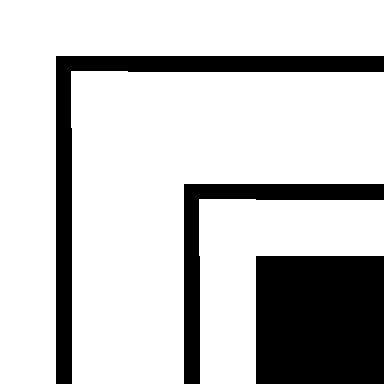

A 2D game scene composited from a Tiled map and its tileset images. What follows is a short description and the map's XML, with every tile layer's data as written:
An orthogonal 3x3 tile map with 128x128 px tiles, 1 tile layer (Tile Layer 1).

<map version="1.5" tiledversion="1.7.2" orientation="orthogonal" renderorder="right-down" width="3" height="3" tilewidth="128" tileheight="128" infinite="0" nextlayerid="2" nextobjectid="1">
 <tileset firstgid="1" name="g1" tilewidth="128" tileheight="128" tilecount="15" columns="0">
  <grid orientation="orthogonal" width="1" height="1" />
  <tile id="0">
   <image width="128" height="128" source="../tileset/0.bmp" />
  </tile>
  <tile id="1">
   <image width="128" height="128" source="../tileset/1.bmp" />
  </tile>
  <tile id="2">
   <image width="128" height="128" source="../tileset/2.bmp" />
  </tile>
  <tile id="3">
   <image width="128" height="128" source="../tileset/3.bmp" />
  </tile>
  <tile id="4">
   <image width="128" height="128" source="../tileset/4.bmp" />
  </tile>
  <tile id="5">
   <image width="128" height="128" source="../tileset/5.bmp" />
  </tile>
  <tile id="6">
   <image width="128" height="128" source="../tileset/6.bmp" />
  </tile>
  <tile id="7">
   <image width="128" height="128" source="../tileset/7.bmp" />
  </tile>
  <tile id="8">
   <image width="128" height="128" source="../tileset/8.bmp" />
  </tile>
  <tile id="9">
   <image width="128" height="128" source="../tileset/9.bmp" />
  </tile>
  <tile id="10">
   <image width="128" height="128" source="../tileset/10.bmp" />
  </tile>
  <tile id="11">
   <image width="128" height="128" source="../tileset/11.bmp" />
  </tile>
  <tile id="12">
   <image width="128" height="128" source="../tileset/12.bmp" />
  </tile>
  <tile id="13">
   <image width="128" height="128" source="../tileset/13.bmp" />
  </tile>
  <tile id="14">
   <image width="128" height="128" source="../tileset/14.bmp" />
  </tile>
 </tileset>
 <layer id="1" name="Tile Layer 1" width="3" height="3">
  <data encoding="csv">
8,6,6,
5,8,6,
5,5,0
</data>
 </layer>
</map>
